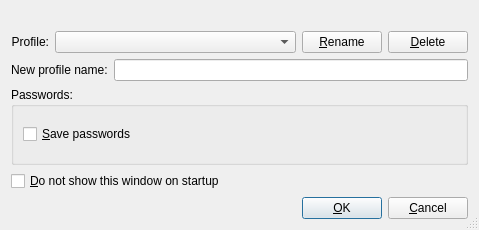
<?xml version="1.0" encoding="UTF-8"?>
<ui version="4.0">
 <class>LoginDialogBase</class>
 <widget class="QDialog" name="LoginDialogBase">
  <property name="geometry">
   <rect>
    <x>0</x>
    <y>0</y>
    <width>479</width>
    <height>230</height>
   </rect>
  </property>
  <property name="windowTitle">
   <string>Login</string>
  </property>
  <property name="sizeGripEnabled">
   <bool>true</bool>
  </property>
  <layout class="QVBoxLayout" name="_3">
   <property name="margin">
    <number>11</number>
   </property>
   <item>
    <widget class="QLabel" name="lblMessage">
     <property name="font">
      <font>
       <weight>75</weight>
       <bold>true</bold>
      </font>
     </property>
     <property name="text">
      <string/>
     </property>
     <property name="alignment">
      <set>Qt::AlignCenter</set>
     </property>
     <property name="wordWrap">
      <bool>false</bool>
     </property>
    </widget>
   </item>
   <item>
    <layout class="QHBoxLayout" name="horizontalLayout">
     <item>
      <widget class="QLabel" name="lblProfile">
       <property name="text">
        <string>Profile:</string>
       </property>
       <property name="alignment">
        <set>Qt::AlignRight|Qt::AlignTrailing|Qt::AlignVCenter</set>
       </property>
       <property name="wordWrap">
        <bool>false</bool>
       </property>
      </widget>
     </item>
     <item>
      <widget class="QComboBox" name="cmbProfile">
       <property name="sizePolicy">
        <sizepolicy hsizetype="Expanding" vsizetype="Preferred">
         <horstretch>0</horstretch>
         <verstretch>0</verstretch>
        </sizepolicy>
       </property>
      </widget>
     </item>
     <item>
      <widget class="QPushButton" name="btnRename">
       <property name="text">
        <string>&amp;Rename</string>
       </property>
      </widget>
     </item>
     <item>
      <widget class="QPushButton" name="btnDelete">
       <property name="text">
        <string>&amp;Delete</string>
       </property>
      </widget>
     </item>
    </layout>
   </item>
   <item>
    <layout class="QHBoxLayout" name="horizontalLayout_2">
     <item>
      <widget class="QLabel" name="labelNew">
       <property name="text">
        <string>New profile name:</string>
       </property>
      </widget>
     </item>
     <item>
      <widget class="QLineEdit" name="lineEditNew"/>
     </item>
    </layout>
   </item>
   <item>
    <widget class="QGroupBox" name="groupBoxPasswords">
     <property name="sizePolicy">
      <sizepolicy hsizetype="Preferred" vsizetype="Expanding">
       <horstretch>0</horstretch>
       <verstretch>0</verstretch>
      </sizepolicy>
     </property>
     <property name="title">
      <string>Passwords:</string>
     </property>
     <layout class="QVBoxLayout" name="_2">
      <item>
       <layout class="QVBoxLayout" name="verticalLayout"/>
      </item>
      <item>
       <widget class="QCheckBox" name="chkSave">
        <property name="text">
         <string>&amp;Save passwords</string>
        </property>
       </widget>
      </item>
     </layout>
    </widget>
   </item>
   <item>
    <widget class="QCheckBox" name="chkNoShow">
     <property name="text">
      <string>&amp;Do not show this window on startup</string>
     </property>
    </widget>
   </item>
   <item>
    <layout class="QHBoxLayout">
     <item>
      <spacer name="Horizontal Spacing2">
       <property name="orientation">
        <enum>Qt::Horizontal</enum>
       </property>
       <property name="sizeType">
        <enum>QSizePolicy::Expanding</enum>
       </property>
       <property name="sizeHint" stdset="0">
        <size>
         <width>20</width>
         <height>20</height>
        </size>
       </property>
      </spacer>
     </item>
     <item>
      <widget class="QPushButton" name="buttonOk">
       <property name="text">
        <string>&amp;OK</string>
       </property>
       <property name="autoDefault">
        <bool>true</bool>
       </property>
       <property name="default">
        <bool>true</bool>
       </property>
      </widget>
     </item>
     <item>
      <widget class="QPushButton" name="buttonCancel">
       <property name="text">
        <string>&amp;Cancel</string>
       </property>
       <property name="autoDefault">
        <bool>true</bool>
       </property>
      </widget>
     </item>
    </layout>
   </item>
  </layout>
 </widget>
 <pixmapfunction>qPixmapFromMimeSource</pixmapfunction>
 <tabstops>
  <tabstop>chkNoShow</tabstop>
  <tabstop>buttonOk</tabstop>
  <tabstop>buttonCancel</tabstop>
 </tabstops>
 <resources/>
 <connections>
  <connection>
   <sender>buttonOk</sender>
   <signal>clicked()</signal>
   <receiver>LoginDialogBase</receiver>
   <slot>accept()</slot>
   <hints>
    <hint type="sourcelabel">
     <x>20</x>
     <y>20</y>
    </hint>
    <hint type="destinationlabel">
     <x>20</x>
     <y>20</y>
    </hint>
   </hints>
  </connection>
  <connection>
   <sender>buttonCancel</sender>
   <signal>clicked()</signal>
   <receiver>LoginDialogBase</receiver>
   <slot>reject()</slot>
   <hints>
    <hint type="sourcelabel">
     <x>20</x>
     <y>20</y>
    </hint>
    <hint type="destinationlabel">
     <x>20</x>
     <y>20</y>
    </hint>
   </hints>
  </connection>
 </connections>
</ui>
